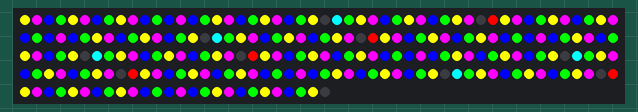
The sketch below on a simulated Arduino Uno, built with avr-gcc and run on an emulated ATmega328P. On the bench: 226 RGB LEDs in strip order, left to right, continuing on the next row. Colours are those a GRB WS2812 strip shows for the declared byte order.

Above: at 0.1 s.

The sketch:

sketch.ino
```cpp
#include "FastLED.h"

#define GREEN     0x000000ff
#define RED       0x0000ff00
#define YELLOW    0x0000ffff
#define ORANGE    0x0000ff88
#define BLUE      0x00ff0000
#define WHITE     0xff000000

#define NUM_LEDS 170
uint32_t leds[NUM_LEDS];

void setup() { FastLED.addLeds<SK6812, 6, RGB>((CRGB*)leds, NUM_LEDS*4/3); }
void loop() {
    for(int i = 0; i < NUM_LEDS; i++){
      if(i%10 == 9){
        leds[i] = BLUE;
      }else{
        leds[i] = YELLOW;
      }
    }
    FastLED.show();
    delay(100000);
}
```
